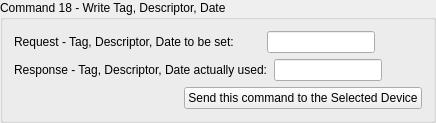
             <widget class="QGroupBox" name="command_18_group">
              <property name="title">
               <string>Command 18 - Write Tag, Descriptor, Date</string>
              </property>
              <layout class="QVBoxLayout" name="verticalLayout_25">
               <item>
                <layout class="QHBoxLayout" name="horizontalLayout_61">
                 <item>
                  <widget class="QLabel" name="label_56">
                   <property name="text">
                    <string>Request - Tag, Descriptor, Date to be set:        </string>
                   </property>
                  </widget>
                 </item>
                 <item>
                  <widget class="QLineEdit" name="lineEdit_command18_request_tag_desc_date"/>
                 </item>
                 <item>
                  <spacer name="horizontalSpacer_81">
                   <property name="orientation">
                    <enum>Qt::Horizontal</enum>
                   </property>
                   <property name="sizeHint" stdset="0">
                    <size>
                     <width>40</width>
                     <height>20</height>
                    </size>
                   </property>
                  </spacer>
                 </item>
                </layout>
               </item>
               <item>
                <layout class="QHBoxLayout" name="horizontalLayout_62">
                 <item>
                  <widget class="QLabel" name="label_57">
                   <property name="text">
                    <string>Response - Tag, Descriptor, Date actually used:</string>
                   </property>
                  </widget>
                 </item>
                 <item>
                  <widget class="QLineEdit" name="lineEdit_command18_response_tag_desc_date">
                   <property name="readOnly">
                    <bool>true</bool>
                   </property>
                  </widget>
                 </item>
                 <item>
                  <spacer name="horizontalSpacer_82">
                   <property name="orientation">
                    <enum>Qt::Horizontal</enum>
                   </property>
                   <property name="sizeHint" stdset="0">
                    <size>
                     <width>40</width>
                     <height>20</height>
                    </size>
                   </property>
                  </spacer>
                 </item>
                </layout>
               </item>
               <item alignment="Qt::AlignRight">
                <widget class="QPushButton" name="send_command18_button">
                 <property name="text">
                  <string>Send this command to the Selected Device</string>
                 </property>
                </widget>
               </item>
              </layout>
             </widget>
